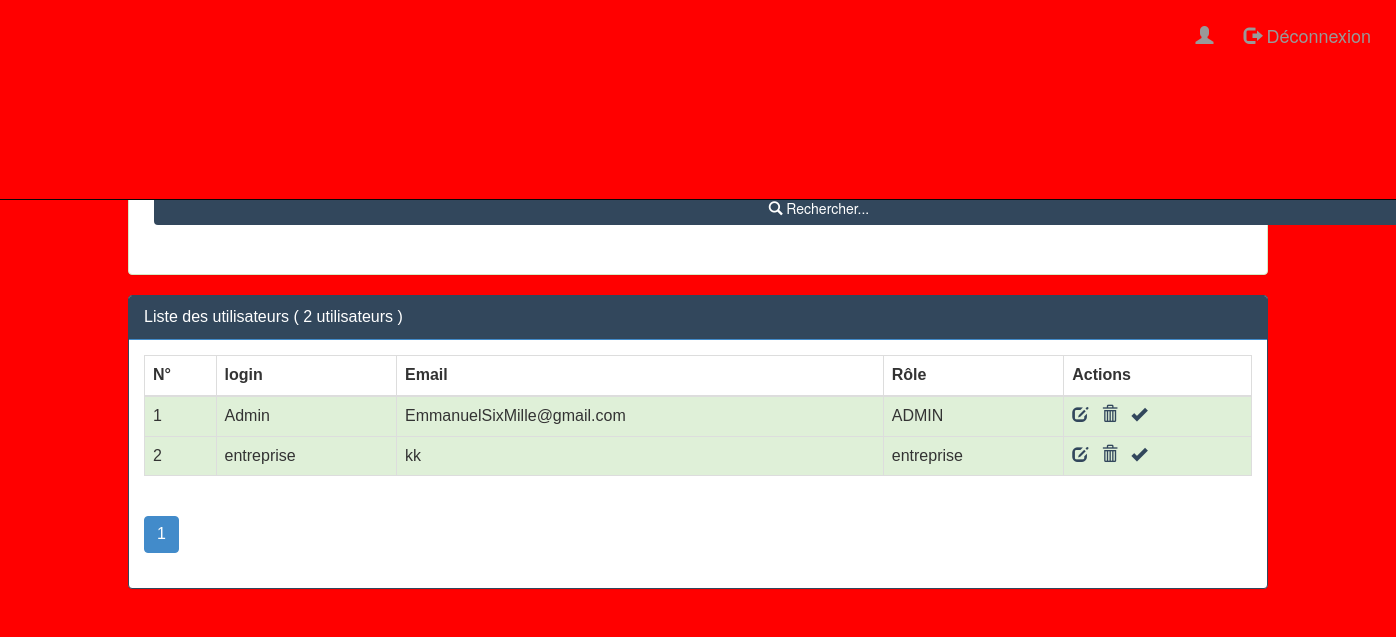
Page /views/users.php on the committed database.
### tables this page shows
CREATE TABLE IF NOT EXISTS `utilisateur` (
  `idU` int(11) NOT NULL AUTO_INCREMENT,
  `username` varchar(255) NOT NULL,
  `email` varchar(255) NOT NULL,
  `password` varchar(255) NOT NULL,
  `etat` varchar(1) NOT NULL,
  `role` varchar(255) NOT NULL,
  PRIMARY KEY (`idU`)
);

### views/users.php (the view, shortened to what this page needs)
<?php
    require_once("../bd/connexion.php");
    $login=isset($_GET['login'])?$_GET['login']:"";
    $size=isset($_GET['size'])?$_GET['size']:3;
    $page=isset($_GET['page'])?$_GET['page']:1;
    $requeteUser="select   * from utilisateur where username like '%$login%'";
    $requeteCount="select count(*) countUser from utilisateur";
    $resultatUser=$pdo->query($requeteUser);
    $resultatCount=$pdo->query($requeteCount);
    $tabCount=$resultatCount->fetch();
    $nbrUser=$tabCount['countUser'];
    $reste=$nbrUser % $size;
    if( $reste == 0)
        $nbrPage = $nbrUser/$size;
    else
        $nbrPage=floor($nbrUser/$size)+1;
?>
<html>
    <head>
        <link rel="stylesheet" type="text/css" href="../css/bootstrap.min.css">
    </head>
    <body>
        <?php include("menu.php") ?>
        <div class="container">
            <div class="panel panel-success" style="margin-top: 100px;">
                <div class="panel-heading"> Recherche des utilisateurs</div>
                <div class="panel-body">
                     <form method="get" action="users.php" class="form-inline">
                        <div class="form-group">
                        </div>
                        <button type="submit" class="btn btn" style="background:#32475c; color:white">
                            <span class="glyphicon glyphicon-search"> </span> Rechercher...
                         </button> &nbsp; &nbsp;
                    </form>
                </div>
            </div>
            <div class="panel panel-primary" style="font-family: 'Raleway', sans-serif; font-size: 16px; border: 1px solid #32475c">
                <div class="panel-heading"style="background:#32475c"> Liste des utilisateurs ( <?php echo $nbrUser; ?> utilisateurs ) </div>
                <div class="panel-body">
                    <table class="table table-striped table-bordered">
                        <thead>
                            <tr>
                                <th>N°</th>
                                <th>login</th>
                                <th>Email</th>
                                <th>Rôle</th>
                                <th>Actions</th>
                            </tr>
                        </thead>
                        <tbody>
                               <?php while($user=$resultatUser->fetch()){?>
                               <div class="tableau">
                                   <tr class="<?php echo $user['etat']==1?'success':'danger' ?>">
                                        <td><?php echo $user['idU'] ?></td>
                                        <td><?php echo $user['username']?></td>
                                        <td><?php echo $user['email']?></td>
                                        <td><?php echo $user['role']?></td>
                                        <td>
                                           <a href="editerUser.php?idU=<?php echo $user['idU'] ?>">
                                               <span class="glyphicon glyphicon-edit "  title="Editer cet utilisateur"> </span>
                                           </a> &nbsp;
                                           <a onclick="return confirm('Etes-vous sûr de vouloir supprimer cet utilisateur ?')"
                                              href="SupprimerUser.php?idU=<?php echo $user['idU'] ?>" title="Suppression de l'utilisateur">
                                               <span class="glyphicon glyphicon-trash"> </span>
                                           </a> &nbsp;
                                           <a href="../traitement/activerUser.php?idU=<?php echo $user['idU'] ?>&etat=<?php echo $user['etat'] ?>">
                                           <?php
                                                if($user['etat']==0)
                                                    echo ' <span class="glyphicon glyphicon-remove "  title="Désactivé"> </span> ';
                                                else
                                                    echo ' <span class="glyphicon glyphicon-ok "  title="Activé"> </span> ';
                                           ?>
                                           </a>
                                       </td>
                                   </tr>
                                   </div>
                               <?php }?>
                        </tbody>
                    </table>
                    <div>
                        <ul class="pagination pagination-md">
                            <?php for($i=1; $i<=$nbrPage; $i++){ ?>
                               <li class="<?php if($i==$page) echo 'active' ?>" >
                                   <a href="utilisateurs.php?page=<?php echo $i ?>&login=<?php echo $login; ?>">
                                       <?php echo $i; ?>
                                   </a>
                               </li>
                            <?php } ?>
                        </ul>
                    </div>
                </div>
            </div>
        </div>
    </body>
</html>

### css/Menu.css (style rules this page uses)
a { color:#32475c; }
button { width: 120%; margin-left: 10px; outline: none; }
body { background-color:red !important; }

### rows in the picture
utilisateur: idU "1", username "Admin", email "EmmanuelSixMille@gmail.com", role "ADMIN", etat "1" (drawn)
utilisateur: idU "2", username "entreprise", email "kk", role "entreprise", etat "1" (drawn)

### other values in the picture
$nbrUser "2"
